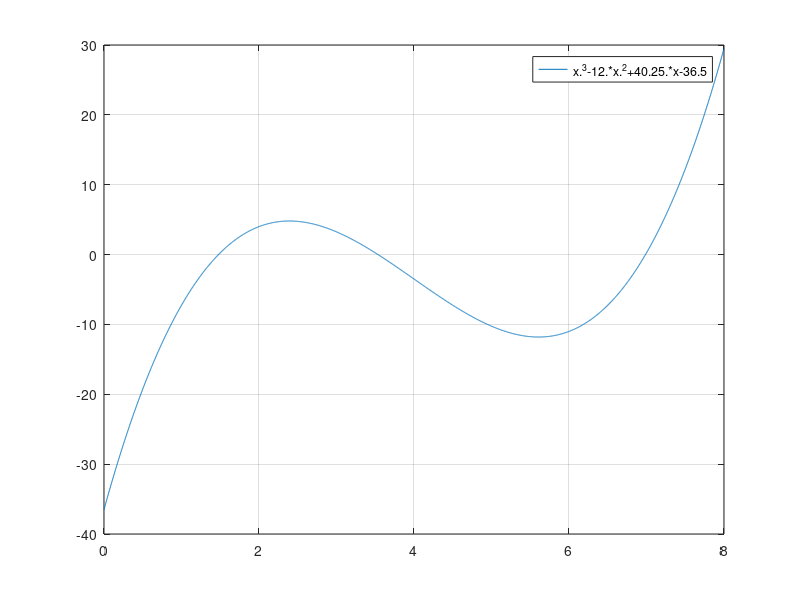

Source code (MATLAB): (Note: this script raises an error after producing the figure.)

fplot('x^3-12*x^2+40.25*x-36.5',[0 8])
grid on

%prvo to pogledamo a onda iskucamo ovo za interval gde trazimo lokalni
%minimum
[xmin min]=fminbnd('x^3-12*x^2+40.25*x-36.5',4, 7)
[xmax max]=fminbnd('-x^3+12*x^2-40.25*x+36.5',4, 7)